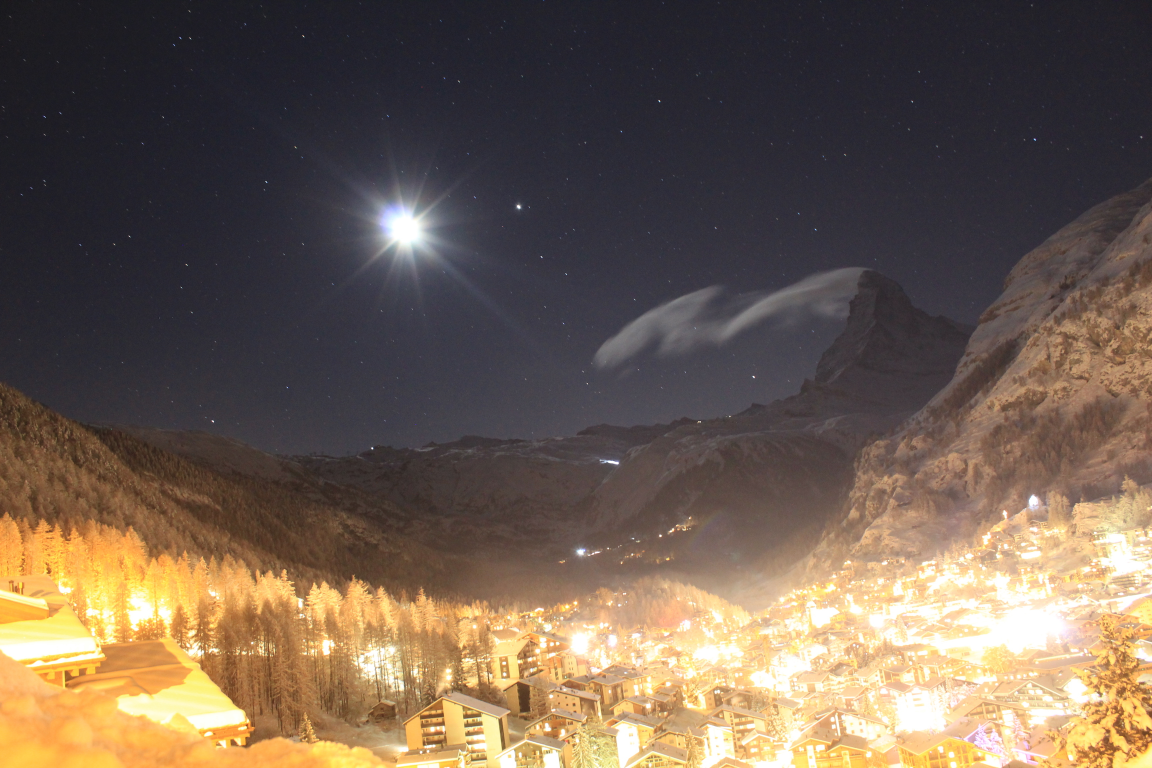
#> input picture minichallenge2/data/img.jpg, 3456 x 2304 px (shown at 1/3 size)
$ jupyter execute --allow-errors vta-mc2.ipynb
#> lines starting #> are read from the running program, lines starting #| are printed output that depends on the picture
# Mini Challenge Fourier Transformation

Dias Ziel dieser Aufgabe besteht darin, dass Sie ein grundlegendes Verständnis der Fouriertransformation
zur Näherung von periodischen Funktionen und dessen praktische Anwendung zur
Datenanalyse und -bearbeitung erlangen. Hierfür sollen Sie ein Jupyter Notebook erstellen, in
dem Sie die unten aufgeführten Aufgaben nacheinander bearbeiten. Zunächst werden Sie die
Fouriertransformation in numpy selbst implementieren und damit drei Funktionen fitten. Danach
werden Sie nacheinander Sonnendaten, Musik und Bilder mithilfe von Fouriertransformationen
analysieren und bearbeiten.
Ziel dieser Aufgabe ist nicht nur, Ihre mathematischen Kenntnisse unter Beweis zu stellen, sondern
auch die entsprechende Kommunikation und Präsentation Ihrer Ergebnisse. Ihre Abgaben sollen
also nicht nur mathematisch korrekt, sondern auch leicht verständlich und reproduzierbar
sein. Genauere Angaben zu den Erwartungen an die Abgabe finden Sie in den Auswertungskriterien.
Dokumentieren Sie ihren Arbeitsfortschritt und Erkenntnisgewinn in Form eines Lerntagebuchs,
um Lernfortschritte, Schwierigkeiten und Erkenntnisse festzuhalten.
Die folgenden Aufgabenstellungen präzisieren die einzelnen Bearbeitungsschritte und geben die
Struktur des Notebooks vor

# Aufgabe 1.
In dieser Aufgabe implementieren Sie die Berechnung der Fourier-Approximation in numpy (kein
fft)

## Aufgabe 1 a
(a) Implementieren Sie mit numpy eine Methode zur Berechnung der k-ten Fourier-Komponente
einer Funktion gegeben durch arrays x und y mithilfe der Trapezregel (np.trapz).

[cell 1]
# CODE von ChatGPT

import numpy as np

def kth_fourier_component(x, y, k):
    """
    Berechnet die k-te Fourier-Komponente der gegebenen Funktion.

    Parameters:
    x : numpy.array
        Die x-Werte der Funktion.
    y : numpy.array
        Die y-Werte der Funktion.
    k : int
        Die Nummer der Fourier-Komponente, die berechnet werden soll.

    Returns:
    tuple
        Die Koeffizienten a_k und b_k der k-te Fourier-Komponente.
    """

    # Berechnung der Periode der Funktion
    T = x[-1] - x[0]

    # Berechnung der k-ten Frequenz
    omega_k = 2 * np.pi * k / T

    # Berechnung der k-ten Fourier-Koeffizienten
    y_cos = y * np.cos(omega_k * x)
    y_sin = y * np.sin(omega_k * x)
    a_k = (2 / T) * np.trapz(y_cos, x)
    b_k = (2 / T) * np.trapz(y_sin, x)

    return a_k, b_k

## Aufgabe 1 b
(b) Implementieren Sie mit numpy eine Methode zur Berechnung der Fourier-Approximation
fapp mit einer gegebenen Anzahl (2m + 1) von Fourier-Komponenten.

[cell 2]
# CODE von ChatGPT

def fourier_approximation(x, y, m):
    """
    Berechnet eine Fourier-Approximation für die gegebenen Daten bis zur m-ten Komponente.

    Parameters:
    x : numpy.array
        Die x-Werte der Funktion.
    y : numpy.array
        Die y-Werte der Funktion.
    m : int
        Die Anzahl der Fourier-Komponenten, die in der Approximation berücksichtigt werden sollen.

    Returns:
    numpy.array
        Die Fourier-Approximation der Funktion.
    """
#> called with x = array of shape (1000,), y = array of shape (1000,), m = 3

    # Anzahl der Datenpunkte und Periode der Funktion
    N = len(x)
    T = x[-1] - x[0]

    # Initialisierung des Fourier-Approximationsarrays
    fapp = np.zeros(N)

    # Berechnung und Addition des Nullten Fourier-Koeffizienten
    a_0 = (1 / T) * np.trapz(y, x)
    fapp += a_0

    # Berechnung und Addition der restlichen Fourier-Komponenten
    for k in range(1, m + 1):
        a_k, b_k = kth_fourier_component(x, y, k)
        fapp += a_k * np.cos(2 * np.pi * k * x / T) + b_k * np.sin(2 * np.pi * k * x / T)

    return fapp

[cell 3]
# Beispiel von ChatGPT
import matplotlib.pyplot as plt

x = np.linspace(0, 2 * np.pi, 1000)
y = np.sin(x) + 0.5 * np.sin(3 * x) + 0.3 * np.sin(5 * x)

m = 3
fapp = fourier_approximation(x, y, m)

plt.plot(x, y, label='Originalfunktion', color='red', alpha=0.5)
plt.plot(x, fapp, label=f'Fourier-Approximation (2m + 1) = {2 * m + 1}', color = 'blue', alpha=0.5)
plt.legend()
plt.show()

## Aufgabe 1 c
(c) Nähern Sie die Funktion f1(x) = 1/(ex +e−x) auf dem Intervall [−3, 3] (Auflösung: N = 600
Schritte) mit verschiedenen Anzahlen von Komponenten (2m+1). Plotten Sie den Vergleich
zur Originalfunktion f.

[cell 4]
# CODE von ChatGPT

# Definition der Funktion f1
def f1(x):
    return 1 / (np.exp(x) + np.exp(-x))

# Definition der Anzahl der Schritte und des Intervalls
N = 600
x_min = -3
x_max = 3

# Erstellen des x-Bereichs
x = np.linspace(x_min, x_max, N)

# Auswertung der Funktion f1
y = f1(x)

# Liste der zu betrachtenden Komponentenanzahlen
component_counts = [1, 3, 5, 10, 20, 50]

# Erstellen des Plots der Originalfunktion
plt.figure(figsize=(12, 8))
plt.plot(x, y, label='Originalfunktion')

# Berechnung und Plotten der Fourier-Approximationen
for m in component_counts:
    fapp = fourier_approximation(x, y, m)
    plt.plot(x, fapp, label=f'{2*m+1} Komponenten')

# Hinzufügen von Achsentiteln und einem Diagrammtitel
plt.xlabel('x-Wert')
plt.ylabel('Funktionswert')
plt.title('Vergleich der Originalfunktion mit Fourier-Approximationen')

# Hinzufügen einer Legende und Anzeigen des Plots
plt.legend()

# Hinzufügen von Gitternetzlinien
plt.grid(True)

plt.show()

## Aufgabe 1 d
(d) Bestimmen Sie die Anzahl der Fourier-Komponenten, die benötigt werden, um eine Approximation
mit höchstens 0,1% relativen Fehler zu erhalten.

[cell 5]
# CODE von ChatGPT, while mit for ersetzt und Funktion zum Plot eingefügt.

def relative_error(y_true, y_approx):
    mse = np.mean(np.abs(y_true - y_approx))
    energy = np.mean(np.abs(y_true))
    return mse / energy

# Initialisierung der Variablen
m = 0
rel_error = 1

# Berechnung der Fourier-Approximationen und Prüfung des relativen Fehlers
errors = []
while rel_error > 0.001: # 0,1% Fehler
    m += 1
    fapp = fourier_approximation(x, y, m)
    rel_error = relative_error(y, fapp)
    errors.append(rel_error)

print(f"Anzahl der benötigten Fourier-Komponenten: {2*m+1}")

# Erstellen eines Plots des relativen Fehlers
plt.figure(figsize=(12, 8))
plt.plot(range(1, m+1), errors)

# Hinzufügen von Achsentiteln und einem Diagrammtitel
plt.xlabel('Anzahl der Komponenten (2m+1)')
plt.ylabel('Relativer Fehler')
plt.title('Relativer Fehler der Fourier-Approximation in Abhängigkeit von der Anzahl der Komponenten')

# Hinzufügen von Gitternetzlinien
plt.grid(True)

plt.show()

## Aufgabe 1 e
(e) Versuchen Sie die Funktionen f2(x) = ex und f3(x) = e|x| auf dem Intervall [−3, 3] (Auflösung:
N = 600 Schritte) mit einem 0,1%igen Approximationsfehler anzunähern. Beschreiben und
erklären Sie die Unterschiede.

[cell 6]
# CODE von ChatGPT

# Definition von f2 und f3
def f2(x):
    return np.exp(x)

def f3(x):
    return np.exp(np.abs(x))

# Erstellung des x-Bereichs
N = 600
x_min = -3
x_max = 3
x = np.linspace(x_min, x_max, N)

# Berechnung der Fourier-Approximation für f2
y = f2(x)
m = 0
rel_error = 1
while rel_error > 0.001 and m < 100: # 0,1% Fehler, max 100 Komponenten
    m += 1
    fapp = fourier_approximation(x, y, m)
    rel_error = relative_error(y, fapp)

# Überprüfung, ob der Fehler kleiner als 0,1% ist, und Anpassung des Titels entsprechend
if rel_error <= 0.001:
    error_message = "Ziel-Fehler von 0,1% erreicht"
else:
    error_message = f"Ziel-Fehler von 0,1% NICHT erreicht, Fehler: {rel_error*100:.2f}%"

# Erstellung des Plots für f2
plt.figure(figsize=(10, 6))
plt.plot(x, y, label="Original (f2)")
plt.plot(x, fapp, label=f"Approximation mit {2*m+1} Komponenten")
plt.xlabel("x")
plt.ylabel("y")
plt.title(f"Fourier-Approximation von f2(x) = e^x, {error_message}")
plt.legend()
plt.show()

# Berechnung der Fourier-Approximation für f3
y = f3(x)
m = 0
rel_error = 1
while rel_error > 0.001 and m < 100: # 0,1% Fehler, max 100 Komponenten
    m += 1
    fapp = fourier_approximation(x, y, m)
    rel_error = relative_error(y, fapp)

# Überprüfung, ob der Fehler kleiner als 0,1% ist, und Anpassung des Titels entsprechend
if rel_error <= 0.001:
    error_message = "Ziel-Fehler von 0,1% erreicht"
else:
    error_message = f"Ziel-Fehler von 0,1% NICHT erreicht, Fehler: {rel_error*100:.2f}%"

# Erstellung des Plots für f3
plt.figure(figsize=(10, 6))
plt.plot(x, y, label="Original (f3)")
plt.plot(x, fapp, label=f"Approximation mit {2*m+1} Komponenten")
plt.xlabel("x")
plt.ylabel("y")
plt.title(f"Fourier-Approximation von f3(x) = e^|x|, {error_message}")
plt.legend()
plt.show()
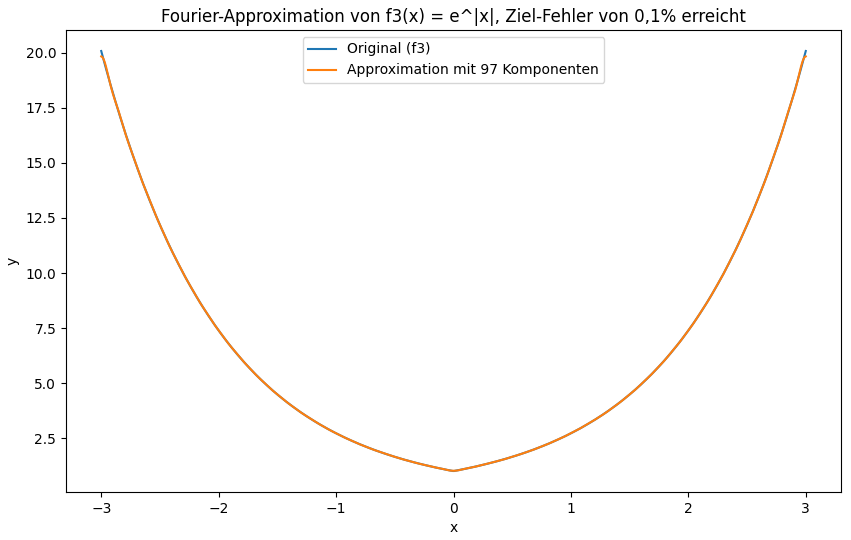
#> figure drawn by matplotlib, 1 panel; curve peaks at x = -3, y = 20.09; curve peaks at x = -3, y = 19.84

# Aufgabe 2.
In dieser Aufgabe wenden Sie die Fourier-Analyse auf Sonnenfleckendaten an (sunspots.txt). Sie
dürfen dafür die fft routine von numpy oder scipy verwenden.

[cell 7]
# CODE von ChatGPT, angepasst wurde nur der Pfad zum File

# Lesen der Daten aus der Datei 'sunspots.txt'
years = []
sunspots = []

#> (the rest of this cell did not finish here and is left out)

## Aufgabe 2 a
(a) Plotten Sie das Power-Spektrum und finden Sie die dominante Periodizität der Schwingung.
Damit erhalten Sie eine Abschätzung auf die Dauer des Sonnenzyklus.

#> (a cell that did not finish here is left out)

## Aufgabe 2 b
(b) Können Sie weitere Perioden in den Sonnenfleck-Daten mithilfe des Fourier-Spektrums
finden?

[cell 9]
# CODE von ChatGPT

# Benutzerdefinierte Funktion zum Finden der 5 größten Power-Werte
# [11 lines left out: function find_top5_periods, not called in this run]

# Lesen der Daten aus der Datei 'sunspots.txt'
# ...
# ...
# Wie vorher

# Power-Spektrum berechnen
#> (the rest of this cell did not finish here and is left out)

## Aufgabe 2 c
(c) Entfernen Sie einige Komponenten im Fourier-Spektrum und führen dann eine Rücktransformation
durch:
• grössten Komponenten entfernen (k > 20)
• kleinsten Komponenten entfernen (k < 5)
Beschreiben und erklären Sie die Ergebnisse.

[cell 10]
#alte version

# ChatGPT

# Perform Fourier Transform
n = len(sunspots)
#> (the rest of this cell did not finish here and is left out)

#> (a cell that did not finish here is left out)

## Aufagbe 2 d
(d) Vergleichen Sie die Ergebnisse mit denen aus Aufgabe 1. Beschreiben und erklären Sie
Unterschiede in den Fourier-Koeffizienten.

[cell 12]
# CODE

# Aufgabe 3.
In dieser Aufgabe analysieren und bearbeiten Sie ein Musikstück (music.wav). Sie dürfen dafür
zB die fft routine von numpy oder scipy sowie das librosa und soundfile paket verwenden.

## Aufagbe 3 a
(a) Plotten Sie die Wellenform des Klangs (waveplot) - einmal vollständig und einmal für einen
kleinen Zeitberech, sodass die Wellenform deutlich wird - sowie das Amplitudenspektrum.
Wieso ist das Amplitudenspektrum symmetrisch bezüglich des Vorzeichens?

[cell 13]
#CODE von chatGPT

import numpy as np
import matplotlib.pyplot as plt
from scipy.io import wavfile

# Sounddatei einlesen
#> (the rest of this cell did not finish here and is left out)

Das Amplitudenspektrum ist symmetrisch bezüglich des Vorzeichens, weil es aus der Fourier-Transformation der Wellenform berechnet wird. Die Fourier-Transformation verwendet komplexe Exponentialfunktionen, die symmetrisch sind und aus einer positiven und einer negativen Frequenzkomponente bestehen. Da die Amplituden des positiven und des negativen Frequenzbereichs gleich sind, ist das resultierende Amplitudenspektrum symmetrisch bezüglich des Vorzeichens.

## Aufgabe 3 b
(b) Trennen Sie den Sound-Signal in einen Teil oberhalb und unterhalb von 2 kHz in Frequenzen.
Identifizieren Sie jeweils die Top 5 Frequenzen in diesen Frequenzbereichen.

[cell 14]
import numpy as np
from scipy.io import wavfile

# Sounddatei einlesen
#> (the rest of this cell did not finish here and is left out)

## Aufgabe 3 c
(c) Berechnen Sie aus diesen beiden Teilen jeweils eine Rekonstruktion. Berechnen Sie den
Fehler der Rekonstruktion wie in Aufgabe 1 für die gefilterten Signale und schreiben Sie
die gefilterten rekonstruierten Daten in eine wav-Datei. Beschreiben und erklären Sie das
Ergebnis.

[cell 15]
import numpy as np
from scipy.io import wavfile

# Sounddatei einlesen
#> (the rest of this cell did not finish here and is left out)

# Aufgabe 4.
In dieser Aufgabe analysieren und bearbeiten Sie eine Bilddatei (img.jpg). Sie dürfen dafür die fft
routine von numpy oder scipy verwenden.

## Aufgabe 4 a
(a) Plotten Sie die 2D-Verteilung der absoluten Werte der Fourier-Komponenten, sodass die
kleinsten k-Werte in der Mitte liegen. Erklären Sie die Natur der Verteilung.

[cell 16]
# CODE

import numpy as np
from matplotlib import pyplot as plt
from PIL import Image
import scipy.fftpack as fft

# Bild laden und in Graustufen konvertieren
img = Image.open('data/img.jpg').convert('L')
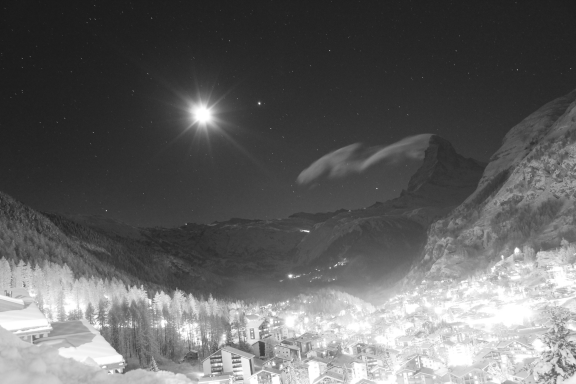
#> img: PIL image 3456x2304 L (shown at 1/6 size); min 7, max 255, mean 98.4

# Fourier-Transformation durchführen
f = np.fft.fft2(img)
f_shift = np.fft.fftshift(f)

# Absolutwerte berechnen und plotten
magnitude_spectrum = 20*np.log(np.abs(f_shift))
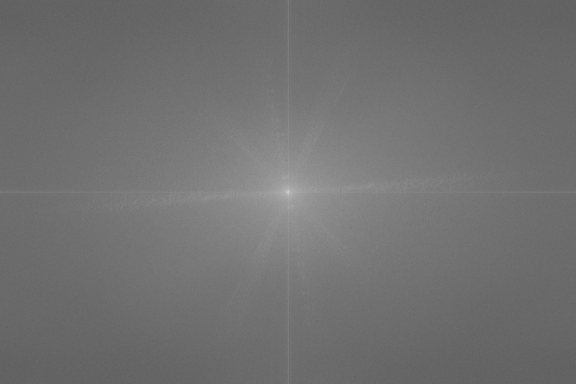
#> magnitude_spectrum: shape (2304, 3456) float64 (shown at 1/6 size); min -14.21, max 409.6, mean 173.8; drawn with min black and max white

plt.figure(figsize=(14,7))
plt.imshow(magnitude_spectrum, cmap='gray')
plt.title('2D Fourier Transform')
plt.colorbar()
plt.show()
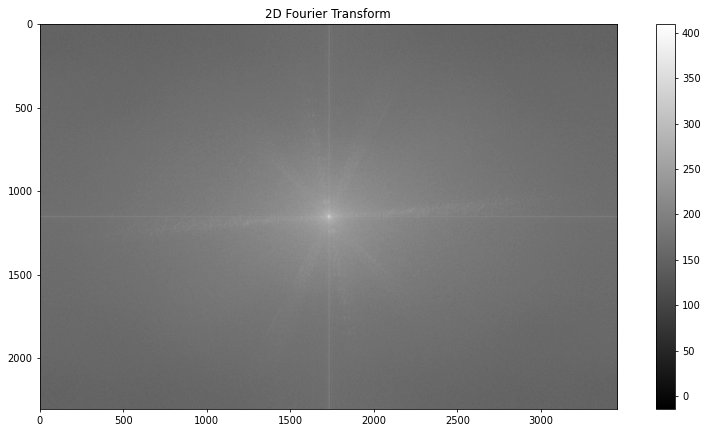
#> figure drawn by matplotlib, 2 panels

## Aufgabe 4 b
(b) Entfernen Sie je die Fourier-Komponenten mit absoluter Amplitude unter dem Schwellenwert
0.001%, 0.01%, 0.1%, 1% und 10% der maximalen Amplitude. Führen Sie eine inverse
Fourier-Transformation durch und stellen Sie die gefilterten Fourierkomponenten sowie die
resultierenden Bilder dar. Beschreiben und erklären Sie die Unterschiede.

[cell 17]
# CODE
import numpy as np
from PIL import Image
import matplotlib.pyplot as plt

# Laden des Bildes als numpy array
img = np.array(Image.open('data/img.jpg').convert('L'))

# Berechnung der DFT
fft = np.fft.fft2(img)

# Verschiebung der Fourier-Komponenten
fft_shifted = np.fft.fftshift(fft)

# Berechnung der absoluten Werte der Fourier-Komponenten
abs_fft = np.abs(fft_shifted)

# Bestimmung der maximalen Amplitude
max_amp = np.max(abs_fft)
#> max_amp = 783683860

# Schwellenwert-Prozentsätze
threshold_percents = [0.001, 0.01, 0.1, 1, 10]

# Filterung der Fourier-Komponenten für jeden Schwellenwert
filtered_ffts = []
for threshold_percent in threshold_percents:
    # Bestimmung des Schwellenwerts
    threshold_amp = max_amp * threshold_percent / 100.0

    # Erstellen einer Kopie der Fourier-Koeffizienten
    filtered_fft = fft_shifted.copy()

    # Filterung der Fourier-Koeffizienten
    filtered_fft[abs_fft < threshold_amp] = 0

    # Verschieben der Fourier-Komponenten zurück in die ursprüngliche Position
    filtered_fft = np.fft.ifftshift(filtered_fft)

    # Durchführung der inversen Fourier-Transformation
    filtered_img = np.abs(np.fft.ifft2(filtered_fft))

    # Speichern der gefilterten Fourier-Komponenten und des gefilterten Bildes
    filtered_ffts.append(filtered_fft)

    # Plot der gefilterten Fourier-Komponenten und des gefilterten Bildes
    fig, axs = plt.subplots(1, 2, figsize=(10, 5))
    axs[0].imshow(np.log10(np.abs(filtered_fft) + 1), cmap='gray')
    axs[0].set_title('Gefilterte Fourier-Koeffizienten')
    axs[1].imshow(filtered_img, cmap='gray')
    axs[1].set_title('Gefiltertes Bild mit Schwellenwert ' + str(threshold_percent) + '%')
    plt.show()
#> this loop made 5 passes
#> threshold_amp on passes 1 to 5: 7836.8, 78368.4, 783683.9, 7836838.6, 78368386
#> pass 1, `plt.show()`:
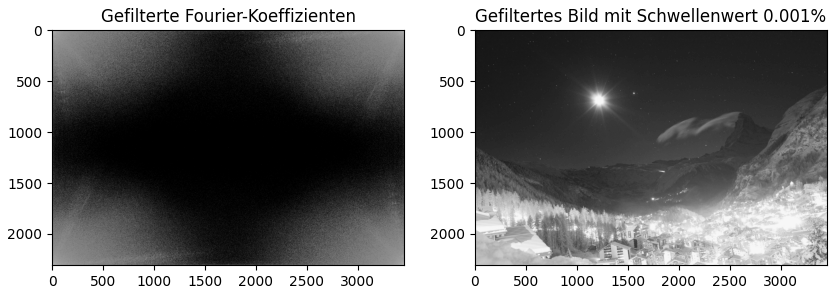
#> figure drawn by matplotlib, 2 panels
#> pass 2, `plt.show()`:
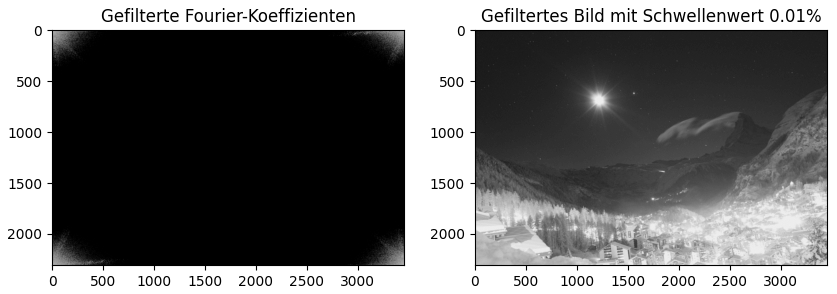
#> figure drawn by matplotlib, 2 panels
#> pass 3, `filtered_img = np.abs(np.fft.ifft2(filtered_fft))`:
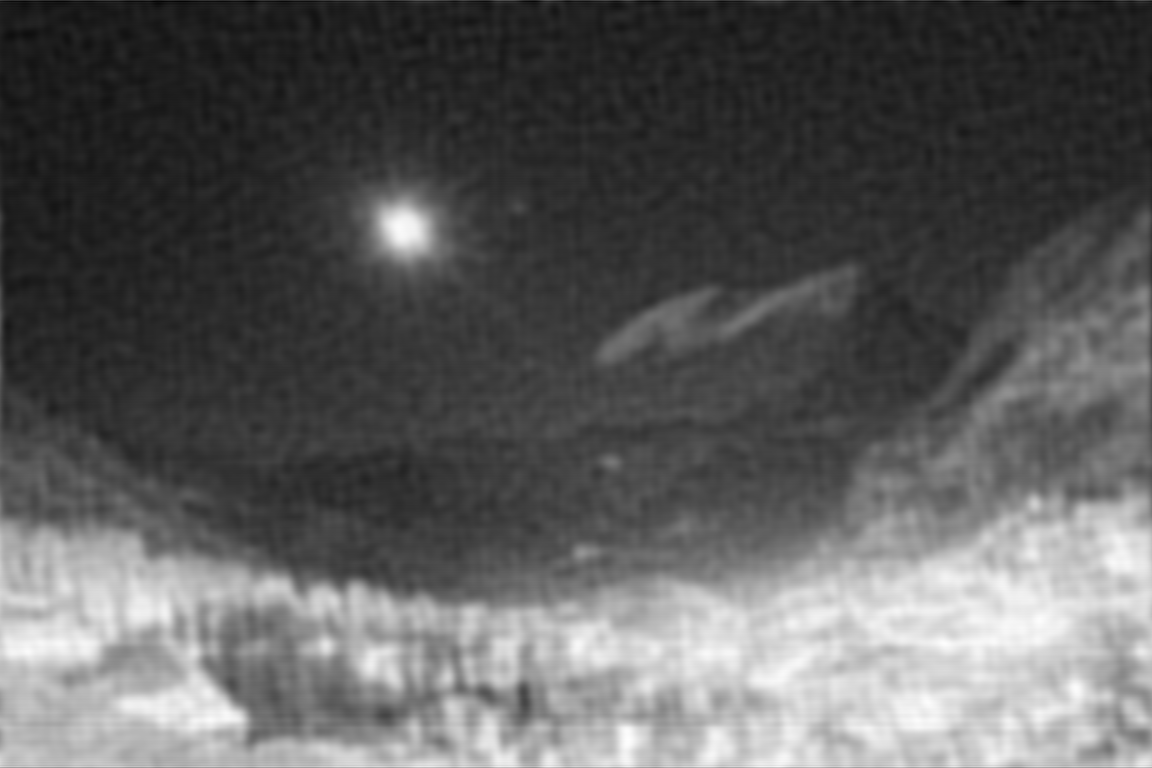
#> filtered_img: shape (2304, 3456) float64 (shown at 1/3 size); min 0.00158, max 268.7, mean 98.4; drawn with min black and max white
#> after the loop, filtered_ffts = 5 items
